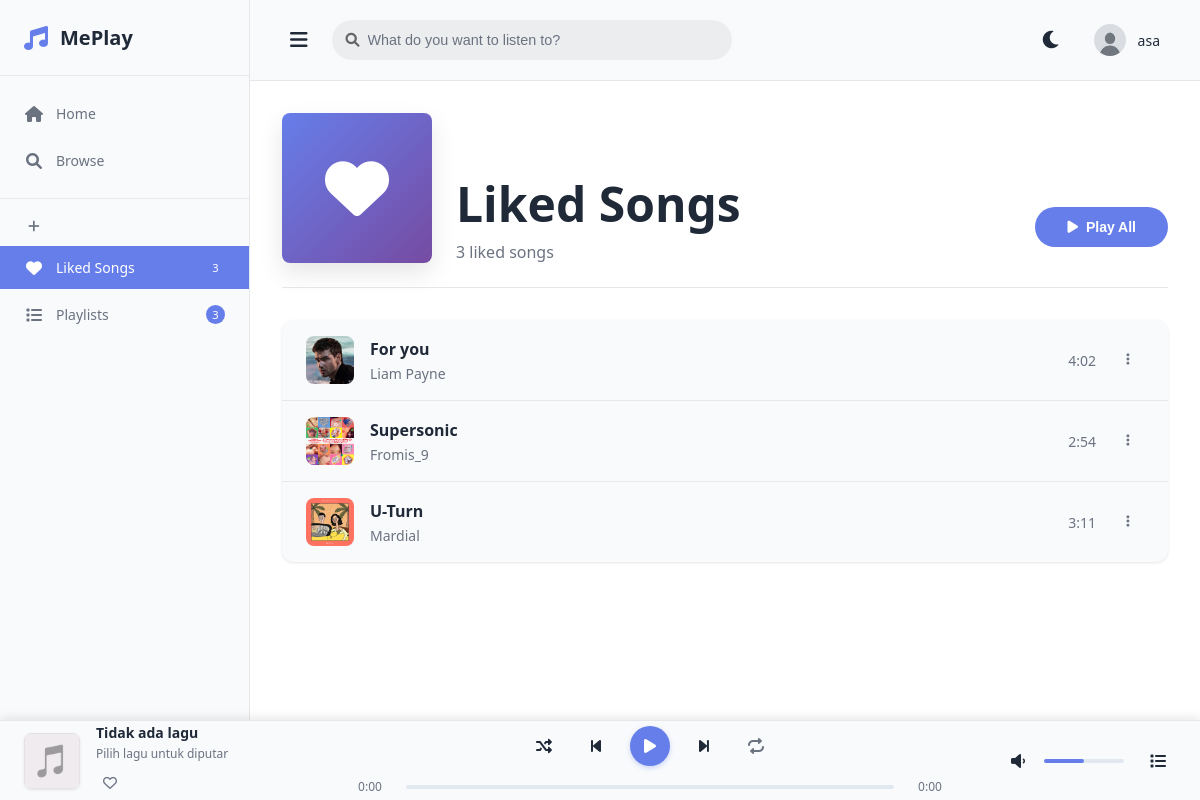
The app's page /likes.php (signed in) with its own data.
### tables this page shows
CREATE TABLE `songs` (
  `id` int(11) NOT NULL,
  `title` varchar(100) NOT NULL,
  `artist_id` int(11) DEFAULT NULL,
  `album_id` int(11) DEFAULT NULL,
  `album_name` varchar(255) NOT NULL,
  `genre_id` int(11) DEFAULT NULL,
  `genre_name` varchar(100) NOT NULL,
  `release_year` int(11) DEFAULT NULL,
  `audio_file` varchar(255) NOT NULL,
  `cover_image` varchar(255) DEFAULT NULL,
  `duration` int(11) NOT NULL,
  `lyrics` text DEFAULT NULL,
  `is_active` tinyint(1) DEFAULT 1,
  `play_count` int(11) DEFAULT 0,
  `created_at` timestamp NOT NULL DEFAULT current_timestamp(),
  `updated_at` timestamp NOT NULL DEFAULT current_timestamp() ON UPDATE current_timestamp(),
  `likes_count` int(11) DEFAULT 0
);

CREATE TABLE `artists` (
  `id` int(11) NOT NULL,
  `name` varchar(100) NOT NULL,
  `bio` text DEFAULT NULL,
  `profile_picture` varchar(255) DEFAULT NULL,
  `is_active` tinyint(1) DEFAULT 1,
  `created_at` timestamp NOT NULL DEFAULT current_timestamp(),
  `updated_at` timestamp NOT NULL DEFAULT current_timestamp() ON UPDATE current_timestamp()
);

### config/functions.php (called while the page is built, shortened)
<?php
function formatDuration($seconds) {
    $minutes = floor($seconds / 60);
    $seconds = $seconds % 60;
    return sprintf("%d:%02d", $minutes, $seconds);
}
function getCoverPath($cover_image, $type = 'song') {
    $path = '';
    switch ($type) {
        case 'song':
        case 'album':
            $path = 'uploads/covers/' . $cover_image;
            break;
    }
    if ($path && file_exists($path)) {
        return $path;
    }
    return 'assets/images/covers/default-cover.png';
}
function getCurrentTheme() {
    return isset($_COOKIE['theme']) ? $_COOKIE['theme'] : 'light';
}
?>

### likes.php (the view, shortened to what this page needs)
<?php
require_once 'config/functions.php';
$database = new Database();
$conn = $database->getConnection();
$user_id = $_SESSION['user_id'];
$query = "SELECT s.*,
          a.name as artist_name,
          al.title as album_title,
          g.name as genre_name,
          1 as is_liked
          FROM songs s
          LEFT JOIN artists a ON s.artist_id = a.id
          LEFT JOIN albums al ON s.album_id = al.id
          LEFT JOIN genres g ON s.genre_id = g.id
          WHERE s.id IN (SELECT song_id FROM user_likes WHERE user_id = ?)
          AND s.is_active = 1
          ORDER BY s.created_at DESC";
$stmt = $conn->prepare($query);
$stmt->execute([$user_id]);
$liked_songs = $stmt->fetchAll(PDO::FETCH_ASSOC);
?>
<!DOCTYPE html>
<html lang="id">
<head>
    <link href="https://cdnjs.cloudflare.com/ajax/libs/font-awesome/6.0.0/css/all.min.css" rel="stylesheet">
    <link rel="stylesheet" href="assets/css/main.css">
    <link rel="stylesheet" href="assets/css/likes.css">
    <link rel="stylesheet" href="assets/css/sidebar.css">
    <link rel="stylesheet" href="assets/css/player.css">
    <link rel="stylesheet" href="assets/css/header-search.css">
</head>
<body data-theme="<?php echo getCurrentTheme(); ?>">
    <?php include 'includes/sidebar.php'; ?>
    <div class="main-content">
        <?php include 'includes/header.php'; ?>
        <div class="content">
            <div class="page-header">
                <div class="header-content">
                    <div class="header-icon">
                        <i class="fas fa-heart"></i>
                    </div>
                    <div class="header-info">
                        <h1>Liked Songs</h1>
                        <p><?php echo count($liked_songs); ?> liked songs</p>
                    </div>
                </div>
                <?php if (count($liked_songs) > 0): ?>
                <div class="header-actions">
                    <button class="play-all-btn" id="playAllLiked">
                        <i class="fas fa-play"></i>
                        Play All
                    </button>
                </div>
                <?php endif; ?>
            </div>
            <?php if (count($liked_songs) > 0): ?>
            <div class="songs-list" id="likedSongsList">
                <?php foreach ($liked_songs as $index => $song): ?>
                <div class="song-item" data-song-id="<?php echo $song['id']; ?>">
                    <div class="song-cover">
                        <img src="<?php echo getCoverPath($song['cover_image'], 'song'); ?>"
                             alt="<?php echo htmlspecialchars($song['title']); ?>"
                             onerror="this.src='assets/images/covers/default-cover.png'">
                    </div>
                    <div class="song-info">
                        <h4><?php echo htmlspecialchars($song['title']); ?></h4>
                        <p><?php echo htmlspecialchars($song['artist_name']); ?></p>
                    </div>
                    <div class="song-duration"><?php echo formatDuration($song['duration']); ?></div>
                    <div class="song-actions">
                        <button class="more-btn" data-song-id="<?php echo $song['id']; ?>">
                            <i class="fas fa-ellipsis-v"></i>
                        </button>
                    </div>
                </div>
                <?php endforeach; ?>
            </div>
            <?php endif; ?>
        </div>
    </div>
    <?php include 'includes/player.php'; ?>
</body>
</html>

### assets/css/main.css (style rules this page uses)
:root { --bg-primary: #f5f5f5; --bg-secondary: #f8f9fa; --bg-tertiary: #e9ecef; --text-primary: #212529; --text-secondary: #6c757d; --text-muted: #adb5bd; --border-color: #dee2e6; --accent-color: #667eea; --accent-hover: #5a67d8; --success-color: #10b981; --danger-color: #ef4444; --warning-color: #f59e0b; --shadow: 0 1px 3px 0 rgba(0, 0, 0, 0.1), 0 1px 2px 0 rgba(0, 0, 0, 0.06); --shadow-lg: 0 10px 15px -3px rgba(0, 0, 0, 0.1), 0 4px 6px -2px rgba(0, 0, 0, 0.05); }
* { margin: 0; padding: 0; box-sizing: border-box; }
body { font-family: "Segoe UI", Tahoma, Geneva, Verdana, sans-serif; background-color: var(--bg-primary); color: var(--text-primary); transition: background-color 0.3s ease, color 0.3s ease; overflow-x: hidden; }
.main-content { margin-left: 250px; transition: margin-left 0.3s ease; min-height: 100vh; position: relative; z-index: 1; width: calc(100% - 250px); box-sizing: border-box; }
.content { padding: 2rem; min-height: calc(100vh - 140px); width: 100%; box-sizing: border-box; }
.song-actions { position: relative; z-index: 100; }
.song-item { position: relative; }

### assets/css/likes.css (style rules this page uses)
* { box-sizing: border-box; margin: 0; padding: 0; }
body, html { overflow-x: hidden; }
.page-header { display: flex; justify-content: space-between; align-items: flex-end; margin-bottom: 2rem; padding-bottom: 1.5rem; border-bottom: 1px solid var(--border-color); }
.header-content { display: flex; align-items: flex-end; gap: 1.5rem; }
.header-icon { width: 150px; height: 150px; background: linear-gradient(135deg, var(--accent-color), #764ba2); border-radius: 0.5rem; display: flex; align-items: center; justify-content: center; box-shadow: var(--shadow-lg); flex-shrink: 0; }
.header-icon i { font-size: 4rem; color: white; }
.header-info h1 { font-size: 3rem; font-weight: 700; margin-bottom: 0.5rem; color: var(--text-primary); line-height: 1.2; word-break: break-word; }
.header-info p { color: var(--text-secondary); font-size: 1rem; }
.header-actions { margin-bottom: 1rem; }
.play-all-btn { background-color: var(--accent-color); color: white; border: none; padding: 0.75rem 2rem; border-radius: 2rem; font-weight: 600; cursor: pointer; display: flex; align-items: center; gap: 0.5rem; font-size: 0.875rem; transition: all 0.2s; }
.songs-list { background: var(--bg-secondary); border-radius: 0.75rem; box-shadow: var(--shadow); overflow: hidden; width: 100%; position: relative; }
.song-item { display: grid; grid-template-columns: auto 1fr auto auto; align-items: center; padding: 1rem 1.5rem; border-bottom: 1px solid var(--border-color); position: relative; transition: background-color 0.2s; gap: 1rem; width: 100%; box-sizing: border-box; }
.song-item:last-child { border-bottom: none; }
.song-cover { width: 3rem; height: 3rem; border-radius: 0.5rem; position: relative; flex-shrink: 0; overflow: hidden; grid-column: 1; }
.song-cover img { width: 100%; height: 100%; object-fit: cover; }
.song-info { min-width: 0; overflow: hidden; grid-column: 2; }
.song-info h4 { font-size: 1rem; font-weight: 600; margin-bottom: 0.25rem; color: var(--text-primary); white-space: nowrap; overflow: hidden; text-overflow: ellipsis; }
.song-info p { font-size: 0.875rem; color: var(--text-secondary); margin-bottom: 0; white-space: nowrap; overflow: hidden; text-overflow: ellipsis; }
.song-duration { color: var(--text-secondary); font-size: 0.875rem; flex-shrink: 0; grid-column: 3; }
.song-actions { position: relative; flex-shrink: 0; grid-column: 4; display: flex; justify-content: flex-end; }
.song-actions .more-btn { width: 32px; height: 32px; border-radius: 50%; background: transparent; border: none; color: var(--text-secondary); display: flex; align-items: center; justify-content: center; cursor: pointer; transition: all 0.2s; position: relative; z-index: 10; }

### assets/css/player.css (style rules this page uses)
:root { --player-height: 80px; --modal-z-index: 2000; --accent-color: #667eea; --accent-hover: #5a67d8; --danger-color: #ef4444; --success-color: #10b981; --warning-color: #f59e0b; --bg-primary: #ffffff; --bg-secondary: #f8fafc; --bg-tertiary: #e2e8f0; --border-color: #e5e7eb; --text-primary: #1f2937; --text-secondary: #6b7280; --text-muted: #9ca3af; --shadow: 0 1px 3px rgba(0, 0, 0, 0.1); --shadow-lg: 0 10px 25px rgba(0, 0, 0, 0.1); }

### records on screen
songs: cover_image (picture), title "For you", artist.name "Liam Payne", duration "4:02"
songs: cover_image (picture), title "Supersonic", artist.name "Fromis_9", duration "2:54"
songs: cover_image (picture), title "U-Turn", artist.name "Mardial", duration "3:11"

### other values on screen
SITE_NAME "MePlay"
$likes_count "3"
$playlists_count "3"
$_SESSION['username'] "asa"
count($liked_songs) "3"
